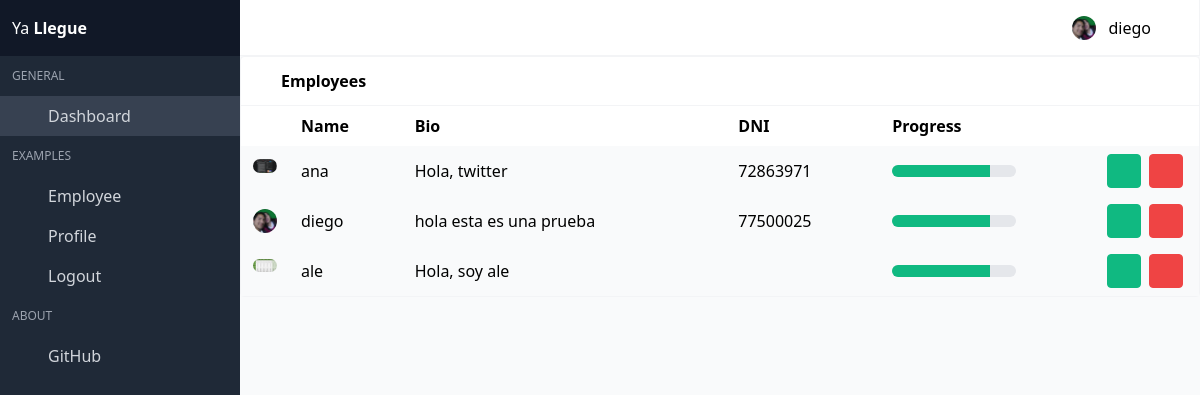
The page /employee/ (signed in) on the database its author committed.
### dashboard/models.py (models this page shows, shortened)
class Employee(models.Model):
    user = models.OneToOneField(User, on_delete=models.CASCADE) #CASCADE HACE REFERENCIA ASI EN CASO SE ETLIMINA EL REGISTRO SE ELIMINA ODOS LOS QUE DEPENDAN DE ESTE (HIJOS)
    dni = models.CharField(max_length=8, null=False, blank=False)
    bio = models.CharField(default="Hola, twitter", max_length=100)
    image = models.ImageField(default='default.png')

### dashboard/views.py (the view)
# urls.py: path('employee/', views.employee, name='employee'),
@login_required
def employee(request):
    employee = Employee.objects.all()
    context = {
        'employee':employee,
    }
    return render(request, 'dashboard/employee.html', context)

### templates/dashboard/employee.html (shortened to what this page needs)
{% extends 'base.html' %}
{% block content %}
<div class="card has-table">
<header class="card-header">
    <p class="card-header-title">
    <span class="icon"></span>
    Employees
    </p>
    {% if employee.count == 0 and request.user.is_superuser %}
    <a href="{% url 'add' %}" class="card-header-icon">
    <span class="icon"><i class="mdi mdi-account-multiple-plus"></i></span>
    </a>
    {% elif employee.count != 0 and request.user.is_superuser %}
    <a href="{% url 'add' %}" class="card-header-icon">
    <span class="icon"></span>
    </a>
    <a href="{% url 'employee' %}" class="card-header-icon">
    <span class="icon"></span>
    </a>
    {% endif %}
</header>
<div class="card-content">
    <table>
    <thead>
    <tr>
        <th></th>
        <th>Name</th>
        <th>Bio</th>
        <th>DNI</th>
        <th>Progress</th>
        <th></th>
    </tr>
    </thead>
    {% for employees in employee %}
    <tbody>
    <tr>
        <td class="image-cell">
        <div class="image">
            <img src="{{ employees.image.url }}" class="rounded-full">
        </div>
        </td>
        <td data-label="Name">{{ employees.user }}</td>
        <td data-label="bio">{{ employees.bio }}  </td>
        <td data-label="City"> {{ employees.dni }}</td>
        <td data-label="Progress" class="progress-cell">
        <progress max="100" value="79">79</progress>
        <td class="actions-cell">
        <div class="buttons right nowrap">
            <a href="{% url 'edit' employees.user.username %}" class="button small green --jb-modal"  data-target="sample-modal-2" type="button">
            <span class="icon"></span>
            </a>
            <a href="{% url 'delete' employees.user_id %}" class="button small red --jb-modal" data-target="sample-modal" type="button">
            <span class="icon"></span>
            </a>
        </div>
        </td>
    </tr>
    </tbody>
    {% endfor %}
</div>
</div>
{% endblock content %}

### templates/base.html (shortened to what this page needs)
{% load static tailwind_tags %}
{% block header %}
<!DOCTYPE html>
<html lang="en">
<head>
    {% tailwind_css %}
    <link rel="stylesheet" href="https://use.fontawesome.com/releases/v5.3.1/css/all.css">
    <link href="https://afeld.github.io/emoji-css/emoji.css" rel="stylesheet">
    <link rel="stylesheet" href="{% static 'css/main.css' %}">
</head>
<body>
<div id="app">
<nav id="navbar-main" class="navbar is-fixed-top">
    <div class="navbar-brand">
        <div class="navbar-item">
        </div>
    </div>
    {% if user.is_authenticated %}
    <div class="navbar-menu" id="navbar-menu">
        <div class="navbar-item dropdown has-divider has-user-avatar">
            <a class="navbar-link">
            <div class="user-avatar">
                <img src="{{ request.user.employee.image.url }}" alt="" class="rounded-full">
            </div>
            <div class="is-user-name"><span> {{ request.user.username }} </span></div>
            <span class="icon"></span>
            </a>
        </div>
        </div>
    </div>
    {% else %}
    <a href="{% url 'login' %}">
        <span class="icon"><i class="mdi mdi-lock"></i></span>
        <span class="menu-item-label">Login</span>
    </a>
    {% endif %}
<aside class="aside is-placed-left is-expanded">
  <div class="aside-tools">
    <div>
      Ya <b class="font-black">Llegue</b>
    </div>
  </div>
  <div class="menu is-menu-main">
    <p class="menu-label">General</p>
    <ul class="menu-list">
      <li class="active">
        <a href="{% url 'home' %}">
          <span class="icon"></span>
          <span class="menu-item-label">Dashboard</span>
        </a>
      </li>
    </ul>
    <p class="menu-label">Examples</p>
    <ul class="menu-list">
      <li class="--set-active-tables-html">
        <a href="{% url 'employee' %}">
          <span class="icon"></span>
          <span class="menu-item-label">Employee</span>
        </a>
      </li>
      <li class="--set-active-profile-html">
        <a href="{% url 'profile' request.user.pk %}">
          <span class="icon"></span>
          <span class="menu-item-label">Profile</span>
        </a>
      </li>
      <li>
        <a href="{% url 'logout' %}">
          <span class="icon"></span>
          <span class="menu-item-label">Logout</span>
        </a>
      </li>
    </ul>
    <p class="menu-label">About</p>
    <ul class="menu-list">
      <li>
        <a href="https://github.com/anarkopin" class="has-icon" target="_blank">
          <span class="icon"></span>
          <span class="menu-item-label">GitHub</span>
        </a>
      </li>
    </ul>
  </div>
</aside>
{% endblock header %}
{% block content %}
{% endblock content %}
{% block footer %}
<link rel="stylesheet" href="https://cdn.materialdesignicons.com/4.9.95/css/materialdesignicons.min.css">
</body>
</html>
{% endblock footer %}

### rows shown on the page
Employee: image (picture), user "ana", bio "Hola, twitter", dni "72863971"
Employee: image (picture), user "diego", bio "hola esta es una prueba", dni "77500025"
Employee: image (picture), user "ale", bio "Hola, soy ale"

### other values the page prints
{{ request.user.username }} "diego"
